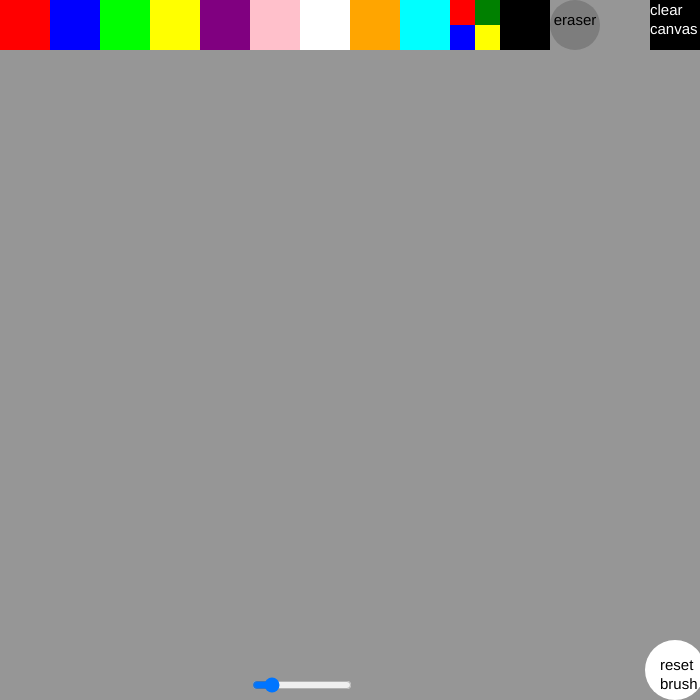
Frame 1 (no input)
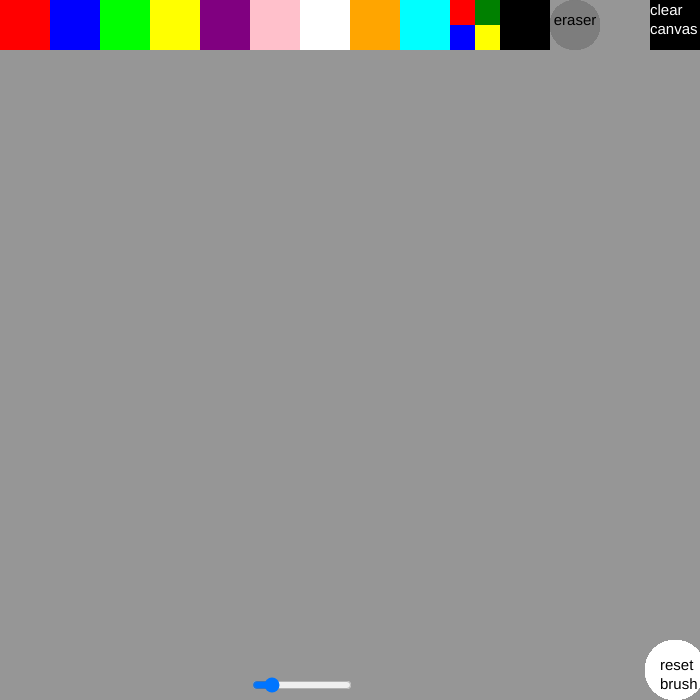
Frame 60 (no input)
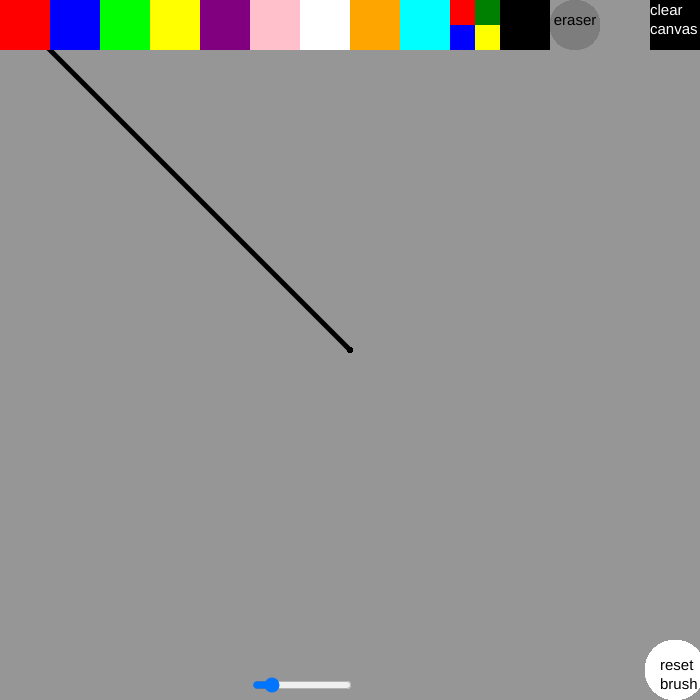
Frame 120 (the mouse pressed at the canvas centre since frame 60)

The p5.js sketch that drew these frames (run headless with seeded random() and noise() and a simulated clock; from frame 60 on, the mouse is pressed at the canvas centre):

// p5.js sketch
// ── sketch.js
// Press tab to see functions

  var canvasX =700
  var canvasY =700

function setup() {
  createCanvas(canvasX, canvasY);
  background(150);
  c=0
  d = 10
  a = 0
  incircle = false
  index = false
  text1= [10,height-30]
  text2= [width-40,height-30]
  locked = true
  var inradius
  var x1
  var x2
  var y1
  var y2
  var savedcolour
 

  
  stroke('red')
  fill('red')
  slide = createSlider(1,30,5)
  slide.position(250,675)
  slide.style('width','100px')
  
 
  
  
  
  
  
  
 
}

function draw() {
  x1 = mouseX
  y1 = mouseY
  x2 = pmouseX
  y2 = pmouseY


  textSize(15)
  if (mouseIsPressed && mouseButton == LEFT) {
    
    stroke(c)
    stroke1 = slide.value()
    strokeWeight(slide.value())
    line(x1,y1,x2,y2)
    

    
  }
    
    noStroke()

    
    
    //buttons
    fill('red')
    rect(0,0,50,50)
    if (mouseX > 0 && mouseX < 50 && mouseY > 0 && mouseY < 50 && mouseIsPressed && mouseButton == LEFT){
      c='red'
      
    }
    fill('blue')
    rect(50,0,50,50)
    if (mouseX > 50 && mouseX < 100 && mouseY > 0 && mouseY < 50 && mouseIsPressed && mouseButton == LEFT){
      c='blue'
    }
    fill('lime')
    rect(100,0,50,50)
    if (mouseX > 100 && mouseX < 150 && mouseY > 0 && mouseY < 50 && mouseIsPressed && mouseButton == LEFT){
      c='lime'
      }      
  
    fill('yellow')
    rect(150,0,50,50)
    if (mouseX > 150 && mouseX < 200 && mouseY > 0 && mouseY < 50 && mouseIsPressed && mouseButton == LEFT){
      c='yellow'
    }
    
    fill('purple')
    rect(200,0,50,50)
    if (mouseX > 200 && mouseX < 250 && mouseY > 0 && mouseY < 50 && mouseIsPressed && mouseButton == LEFT){
      c='purple'
    }
    fill('pink')
    rect(250,0,50,50)
    if (mouseX > 250 && mouseX < 300 && mouseY > 0 && mouseY < 50 && mouseIsPressed && mouseButton == LEFT){
      c='pink'
    }
    fill(255)
    rect(300,0,50,50)
    if (mouseX > 300 && mouseX < 350 && mouseY > 0 && mouseY < 50 && mouseIsPressed && mouseButton == LEFT){
      c=255
    }
    fill('orange')
    rect(350,0,50,50)
    if (mouseX > 350 && mouseX < 400 && mouseY > 0 && mouseY < 50 && mouseIsPressed && mouseButton == LEFT){
      c='orange'
    }
    fill('cyan')
    rect(400,0,50,50)
    if (mouseX > 400 && mouseX < 450 && mouseY > 0 && mouseY < 50 && mouseIsPressed && mouseButton == LEFT){
     c = 'cyan'
    }
  
    //random colour
    fill('red')
    rect(450,0,25,25)
    fill('green')
    rect(475,0,25,25)
    fill('blue')
    rect(450,25,25,25)
    fill('yellow')
    rect(475,25,25,25)
    if (mouseX > 450 && mouseX < 500 && mouseY > 0 && mouseY < 50 && mouseIsPressed && mouseButton == LEFT){
      
      
      
      c = color(random(0,255),random(0,255),random(0,255))
      index = true
        
      
    }
   // save random colour
  
  
  
  
  
  
  
  
  
  
  
  
  
  
  
  
  
  
  
  
  
  
    fill(0)
    rect(500,0,50,50)
    if (mouseX < 550 && mouseX > 500 && mouseY < 50 && mouseY > 0 && mouseIsPressed && mouseButton == LEFT) {
      
      c = 0 
      
      
      
      
    }
  
  
    //eraser
    fill(125)
    ellipse(575,25,50,50)
    fill(0)
    textAlign(CENTER)
    text('eraser',575,25)
    inradius = dist(mouseX,mouseY,575,25)
    if (inradius < 25){
      c = 150
    }
    
     
      
    
  
  
    
  
    
  
    //clear
    fill(0)
    rect(width-50,0,50,50)
    textAlign(LEFT)
    fill(255)
    text('clear \ncanvas',width-50,15)
    if (mouseX > width-50 && mouseX < width && mouseY > 0 && mouseY < 50 && mouseIsPressed && mouseButton == LEFT){
      background(150);
      
    }    
    //brush
    
    
    fill(255)
    circle(width-25,height-30,60)
    fill(0)
    text('reset \nbrush', text2[0],text2[1])
    brush2 = dist(width-25,height,mouseX,mouseY)
    if (brush2 < 60) {
      if (mouseIsPressed && mouseButton === LEFT){
        slide.value(5)
      }
      
      
      
  
      
    
    }
  
  
}
function keyPressed(){
  
  if (keyCode === 9){
    textAlign(CENTER)
    fill(0)
    textSize(20)
    text('1. Select colours from the coloured buttons above\n 2. The multi-coloured button can be clicked to generate a random colour\n 3. Eraser button lets you erase\n 4. Click "clear canvas" to reset the canvas\n 5. Use reset colour to reset the colour to the default\n 6. Slider can be used to change brush thickness\n 7. Click "reset brush" to reset the brush thickness to the default',350,350)
    textSize(15)
  }
}
